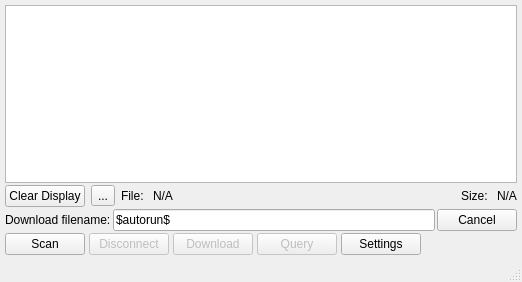
<?xml version="1.0" encoding="UTF-8"?>
<ui version="4.0">
 <class>MainWindow</class>
 <widget class="QMainWindow" name="MainWindow">
  <property name="geometry">
   <rect>
    <x>0</x>
    <y>0</y>
    <width>522</width>
    <height>282</height>
   </rect>
  </property>
  <property name="windowTitle">
   <string>Laird Linux VSP Client</string>
  </property>
  <widget class="QWidget" name="centralWidget">
   <layout class="QVBoxLayout" name="verticalLayout">
    <property name="spacing">
     <number>2</number>
    </property>
    <property name="leftMargin">
     <number>5</number>
    </property>
    <property name="topMargin">
     <number>5</number>
    </property>
    <property name="rightMargin">
     <number>5</number>
    </property>
    <property name="bottomMargin">
     <number>5</number>
    </property>
    <item>
     <widget class="QPlainTextEdit" name="edit_Display">
      <property name="undoRedoEnabled">
       <bool>false</bool>
      </property>
      <property name="readOnly">
       <bool>true</bool>
      </property>
     </widget>
    </item>
    <item>
     <layout class="QHBoxLayout" name="horizontalLayout_3">
      <property name="topMargin">
       <number>0</number>
      </property>
      <item>
       <widget class="QPushButton" name="btn_Clear">
        <property name="text">
         <string>Clear Display</string>
        </property>
       </widget>
      </item>
      <item>
       <widget class="QToolButton" name="btn_SelectFile">
        <property name="text">
         <string>...</string>
        </property>
       </widget>
      </item>
      <item>
       <widget class="QLabel" name="label_3">
        <property name="sizePolicy">
         <sizepolicy hsizetype="Minimum" vsizetype="Preferred">
          <horstretch>0</horstretch>
          <verstretch>0</verstretch>
         </sizepolicy>
        </property>
        <property name="minimumSize">
         <size>
          <width>20</width>
          <height>0</height>
         </size>
        </property>
        <property name="text">
         <string>File: </string>
        </property>
       </widget>
      </item>
      <item>
       <widget class="QLabel" name="label_Filename">
        <property name="sizePolicy">
         <sizepolicy hsizetype="Expanding" vsizetype="Preferred">
          <horstretch>0</horstretch>
          <verstretch>0</verstretch>
         </sizepolicy>
        </property>
        <property name="text">
         <string>N/A</string>
        </property>
        <property name="scaledContents">
         <bool>true</bool>
        </property>
       </widget>
      </item>
      <item>
       <widget class="QLabel" name="label_4">
        <property name="sizePolicy">
         <sizepolicy hsizetype="Minimum" vsizetype="Preferred">
          <horstretch>0</horstretch>
          <verstretch>0</verstretch>
         </sizepolicy>
        </property>
        <property name="text">
         <string>Size: </string>
        </property>
       </widget>
      </item>
      <item>
       <widget class="QLabel" name="label_Filesize">
        <property name="sizePolicy">
         <sizepolicy hsizetype="Minimum" vsizetype="Preferred">
          <horstretch>0</horstretch>
          <verstretch>0</verstretch>
         </sizepolicy>
        </property>
        <property name="text">
         <string>N/A</string>
        </property>
       </widget>
      </item>
     </layout>
    </item>
    <item>
     <layout class="QHBoxLayout" name="horizontalLayout_2">
      <property name="spacing">
       <number>2</number>
      </property>
      <property name="topMargin">
       <number>0</number>
      </property>
      <item>
       <widget class="QLabel" name="label_2">
        <property name="text">
         <string>Download filename:</string>
        </property>
       </widget>
      </item>
      <item>
       <widget class="QLineEdit" name="edit_DownloadName">
        <property name="text">
         <string>$autorun$</string>
        </property>
        <property name="maxLength">
         <number>16</number>
        </property>
       </widget>
      </item>
      <item>
       <widget class="QPushButton" name="btn_Cancel">
        <property name="text">
         <string>Cancel</string>
        </property>
        <property name="iconSize">
         <size>
          <width>64</width>
          <height>64</height>
         </size>
        </property>
       </widget>
      </item>
     </layout>
    </item>
    <item>
     <layout class="QHBoxLayout" name="horizontalLayout">
      <property name="spacing">
       <number>4</number>
      </property>
      <item>
       <widget class="QPushButton" name="btn_Scan">
        <property name="text">
         <string>Scan</string>
        </property>
       </widget>
      </item>
      <item>
       <widget class="QPushButton" name="btn_Disconnect">
        <property name="enabled">
         <bool>false</bool>
        </property>
        <property name="text">
         <string>Disconnect</string>
        </property>
       </widget>
      </item>
      <item>
       <widget class="QPushButton" name="btn_Download">
        <property name="enabled">
         <bool>false</bool>
        </property>
        <property name="text">
         <string>Download</string>
        </property>
       </widget>
      </item>
      <item>
       <widget class="QPushButton" name="btn_ModuleInfo">
        <property name="enabled">
         <bool>false</bool>
        </property>
        <property name="text">
         <string>Query</string>
        </property>
       </widget>
      </item>
      <item>
       <widget class="QPushButton" name="btn_Settings">
        <property name="text">
         <string>Settings</string>
        </property>
       </widget>
      </item>
      <item>
       <spacer name="horizontalSpacer">
        <property name="orientation">
         <enum>Qt::Horizontal</enum>
        </property>
        <property name="sizeHint" stdset="0">
         <size>
          <width>40</width>
          <height>20</height>
         </size>
        </property>
       </spacer>
      </item>
     </layout>
    </item>
   </layout>
  </widget>
  <widget class="QStatusBar" name="statusBar"/>
 </widget>
 <layoutdefault spacing="6" margin="11"/>
 <tabstops>
  <tabstop>btn_Scan</tabstop>
  <tabstop>btn_Disconnect</tabstop>
  <tabstop>btn_Download</tabstop>
  <tabstop>btn_ModuleInfo</tabstop>
  <tabstop>btn_Settings</tabstop>
  <tabstop>edit_Display</tabstop>
  <tabstop>btn_Clear</tabstop>
  <tabstop>btn_SelectFile</tabstop>
  <tabstop>edit_DownloadName</tabstop>
 </tabstops>
 <resources/>
 <connections/>
</ui>
